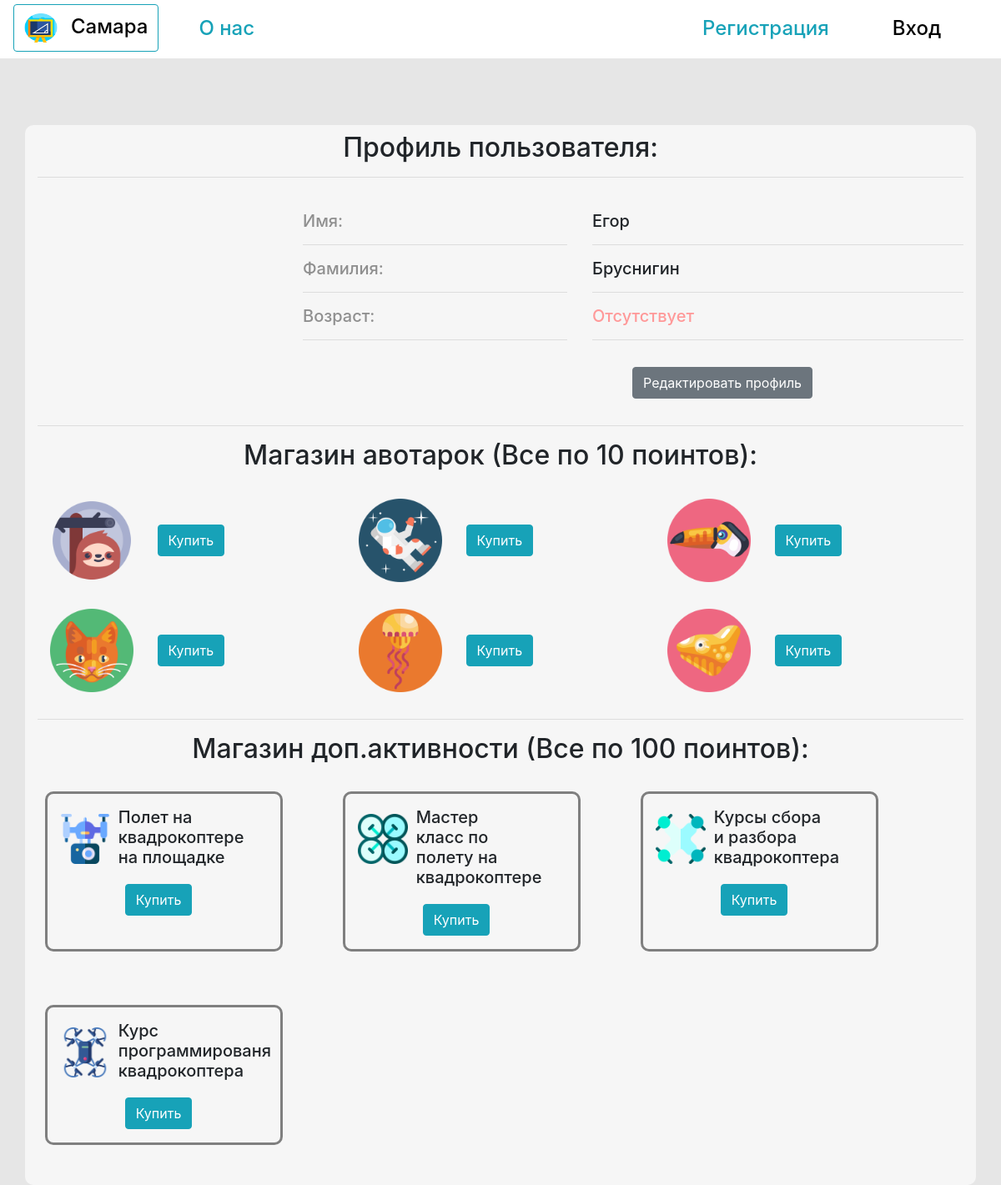
Screenshot of /student/9/ with the database file from the repository.
### deti/models.py (models this page shows, shortened)
class Student(models.Model): #Таблица студентов
    first_name_student = models.CharField(max_length = 120, db_index = True, verbose_name = 'Имя')
    second_name_student = models.CharField(max_length = 120, db_index = True, verbose_name = 'Фамилия')
    user = models.OneToOneField(User, on_delete=models.CASCADE)
    age_student= models.IntegerField( null=True, db_index = True, verbose_name='Возраст')
    photo_student= models.ManyToManyField('Magazin', null=True, blank = True, verbose_name = 'Аватар') #это вторичный ключ для таблицы магазина с аватарками
    coin = models.IntegerField(null= True, verbose_name='Баллы' )
    profes = models.ManyToManyField('Profes', blank=True, related_name='student', verbose_name='Профессия')
    class Meta:
        verbose_name='Студент'
        verbose_name_plural='Студенты'
        db_table='student'

class Magazin(models.Model): #Таблица магазина
    item_name= models.CharField(max_length=120,db_index = True,verbose_name='Название предмета')
    item_pice= models.IntegerField(verbose_name='Цена предмета')
    item_photo= models.ImageField(upload_to='images/item' , blank=True, verbose_name = 'Фото Предмета', )
    buy_or_no= models.BooleanField(verbose_name='Куплино или нет', null= True)
    activ_or_no= models.BooleanField(verbose_name='Применино или нет', null= True)
    class Meta:
        verbose_name='Магазин'
        verbose_name_plural='Магазин'
        db_table='magazin'

class Dopkyrs(models.Model):
    dopkyrs_title=  models.CharField(max_length = 120, db_index = True, verbose_name = 'Название курса')
    photo_kyrs= models.ImageField(upload_to='images/kyrs' ,blank = True, null=True, verbose_name = 'Фото курса')
    kyrs_pice= models.IntegerField(verbose_name='Цена курса')
    class Meta:
        verbose_name='Дополнительные курсы'
        verbose_name_plural='Дополнительные курсы'
        db_table='dopkyrs'

### deti/views.py (the view)
# urls.py: path('student/<int:pk>/',StudentDetail.as_view(), name='student_detail_url'),
class StudentDetail(View):
    def get(self, request, pk):
        student=get_object_or_404(Student, pk=pk)
        magazins= Magazin.objects.all()
        dopkyrs= Dopkyrs.objects.all()
        return render(request,'deti/student/profil_student.html',
        context={'student':student,
        'magazins':magazins,
        'dopkyrs':dopkyrs})

### deti/templates/deti/student/profil_student.html (shortened to what this page needs)
{% extends 'base.html' %}
{% block content %}
<div class="container profile-container" style="background-color: #f6f6f6; border-radius: 10px; ">
  <h2 class="mt-2"align=center>Профиль пользователя: {{ user.get_username }}</h2>
  <hr />
  <div class="row mt-3">
    <div class="col-3 mb-3">
    </div>
    <div class="col-4 pl-5 mt-4">
      <h5 style="color: #8f8f8f;">Имя: </h5>
      <hr />
      <h5 style="color: #8f8f8f;">Фамилия: </h5>
      <hr />
      <h5 style="color: #8f8f8f;">Возраст: </h5>
      <hr />
    </div>
    <div class="col-5 mt-4">
      {% if student.first_name_student %}
      <h5>{{student.first_name_student}}</h5>
      <hr />
      {% else %}
      <h5 style="color: #ff9999;">Отсутствует</h5>
      <hr />
      {% endif %}
      {% if student.second_name_student %}
      <h5>{{student.second_name_student}}</h5>
      <hr />
      {% else %}
      <h5 style="color: #ff9999;">Отсутствует</h5>
      <hr />
      {% endif %}
      {% if student.age_student %}
      <h5>{{student.age_student}}</h5>
      <hr />
      {% else %}
      <h5 style="color: #ff9999;">Отсутствует</h5>
      <hr />
      {% endif %}
      <a class="btn btn-secondary mt-3 mb-3 ml-5" href="{% url 'edit_student_url' %}" role="button">Редактировать профиль</a>
    </div>
  </div>
  <hr />
  <h2 class="mt-2 mb-3"align=center>Магазин авотарок (Все по 10 поинтов):</h2>
  <div class="container list-container">
    <div class="row">
      {% for magazin in magazins %}
      <div class="col-4">
        <img src="{{magazin.item_photo.url}}" class="mr-3 magazin_images mt-3 mb-3" width="100" height="100" alt="{{magazin.item_name}}">
        <button type="button" class="btn btn-info mb-3 mt-3 ml-2">Купить</button>
      </div>
      {% endfor %}
    </div>
  </div>
  <hr />
  <h2 class="mt-2 mb-3"align=center> Магазин доп.активности (Все по 100 поинтов):</h2>
    <div class="row">
  {% for dopkyr in dopkyrs %}
  <div class="col-3 mr-5 mt-3 ml-4 mb-5 card-dopkyrs">
    <div class="row">
      <div class="col-3">
        <img src="{{dopkyr.photo_kyrs.url}}" class=" magazin_images mt-4 mb-2" width="60" height="60" alt="{{magazin.item_name}}">
      </div>
      <div class="col-7">
        <h5 class="mt-3 mb-3">{{dopkyr.dopkyrs_title}}</h5>
        <button type="button" class="btn btn-info mb-3 mt-1 ml-2">Купить</button>
      </div>
    </div>
  </div>
  {% endfor %}
  </div>
</div>
{% endblock %}

### static/css/style.css (style rules this page uses)
body { background-color: #e6e6e6; }
.profile-container { margin-top: 80px; }
.card-dopkyrs { border-style: solid; border-radius: 10px; border-color: #7f7f7f; }

### rows the page displays
Student: first_name_student "Егор", second_name_student "Бруснигин"
Magazin: item_photo (picture)
Magazin: item_photo (picture)
Magazin: item_photo (picture)
Magazin: item_photo (picture)
Magazin: item_photo (picture)
Magazin: item_photo (picture)
Dopkyrs: photo_kyrs (picture), dopkyrs_title "Полет на квадрокоптере на площадке"
Dopkyrs: photo_kyrs (picture), dopkyrs_title "Мастер класс по полету на квадрокоптере"
Dopkyrs: photo_kyrs (picture), dopkyrs_title "Курсы сбора и разбора квадрокоптера"
Dopkyrs: photo_kyrs (picture), dopkyrs_title "Курс программированя квадрокоптера"
